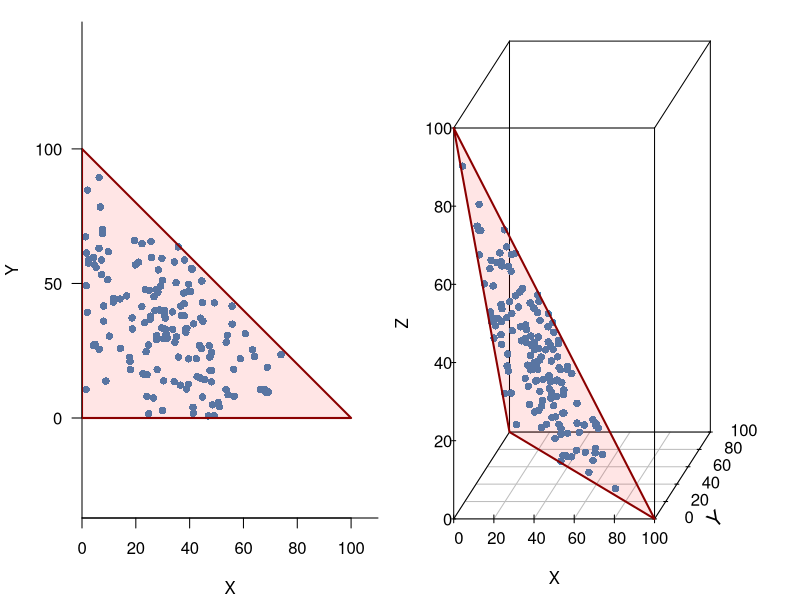

This figure's R source:
## ---- chunk 1
#| label: tbl-coda-subcoherence
#| echo: false
#| tbl-cap: "Pourcentages de céramiques appartenant à chaque catéogrie observés par deux archéologues."
coda_ex <- matrix(
  data = c(0.100, 0.200, 0.100, 0.600, 0.250, 0.500, 0.250,
           0.200, 0.100, 0.100, 0.600, 0.500, 0.250, 0.250,
           0.300, 0.300, 0.200, 0.200, 0.375, 0.375, 0.250) * 100,
  nrow = 3, byrow = TRUE
)

coda_ex |> 
  as.data.frame() |> 
  knitr::kable(
    row.names = FALSE,
    col.names = c("A", "B", "C", "D", "A", "B", "C"),
    booktabs = TRUE
  ) |> 
  kableExtra::add_header_above(c("Howard" = 4, "Arthur" = 3))
## ---- chunk 2
#| label: fig-coda-simplex
#| echo: false
#| fig-width: 7
#| fig-height: 3.5
#| fig-cap: "Projection de compositions à deux (gauche) et trois composés (droite) dans un espace réel à deux et trois dimensions, respectivement. L'ensemble des points appartient à un sous-espace figuré en rouge. Dans le cas d'une composition à trois composés, ce sous-espace correspond au diagramme ternaire des trois composés."
#| out-width: '100%'

# Générer des compositions aléatoires
n <- 150
coda <- matrix(data = sample(1:99, size = 3 * n, replace = TRUE),
               nrow = n, ncol = 3, dimnames = list(NULL, c("X", "Y", "Z")))
compo2 <- as.data.frame(coda[, -3] * 100 / rowSums(coda))
compo3 <- as.data.frame(coda * 100 / rowSums(coda))

# Projeter les compositions
par(mfrow = c(1, 2), mar = c(4, 4, 1, 1) + 0.1, las = 1, cex = 1)
# Nuage de points R2
plot(
  x = compo2,
  col = "steelblue", pch = 16, type = "p",
  xlim = c(0,110), ylim = c(0,110),
  xlab = "X", ylab = "Y",
  bty = "l", xaxs = "i", yaxs = "i", asp = 1
)
polygon(
  x = c(0, 0, 100), y = c(0, 100, 0),
  border = "darkred", col = rgb(1, 0, 0, 0.1),
  lty = 1, lwd = 2
)
# Nuage de points R3
s3d <- scatterplot3d::scatterplot3d(
  x = compo3,
  color = "steelblue", pch = 16, type = "p",
  xlim = c(0,100), ylim = c(0,100), zlim = c(0,100),
  scale.y = 0.5, angle = 40, cex.axis = 1, cex.lab = 1,
  xlab = "X", ylab = "", zlab = "Z",
  mar = c(3, 2, 1, 2) + 0.1
)
text(x = 6.5, y = 0, labels = "Y", srt = 40, cex = 1.2)
polygon(
  x = s3d$xyz.convert(c(0, 100, 0), c(100, 0, 0), c(0, 0, 100)),
  border = "darkred", col = rgb(1, 0, 0, 0.1),
  lty = 1, lwd = 2
)

# Diagramme ternaire
# source("R/ternary.R")
# ternary(compo3, pch = 1, col = "steelblue",
#         col.triangle = "darkred", lwd.triangle = 2, cex.lab = 1)
